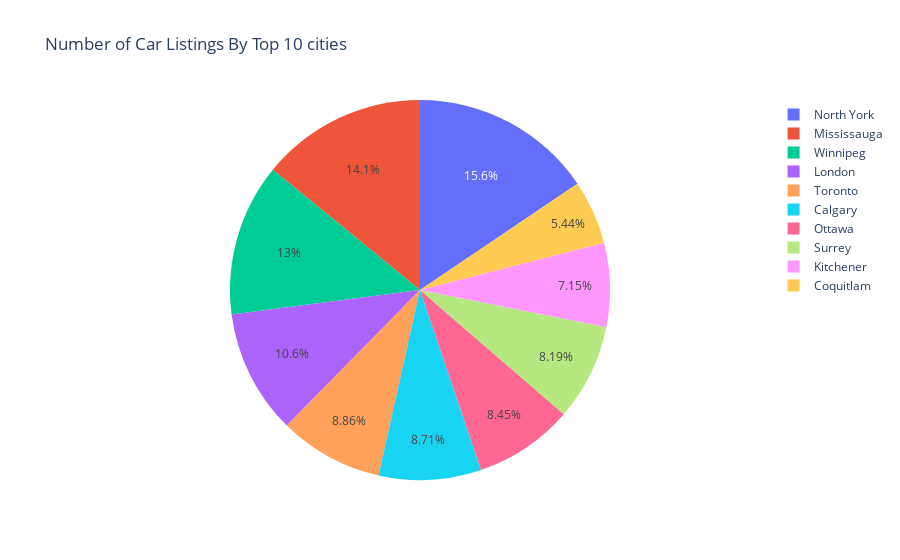

The notebook cell saved with this chart:
### Markdown cell above
#### Findings on Provincial Data
Looking at a data set of ~5000 car postings, it's no surprise that the Ontario listings make up the highest portion of listings. We can see that Ontario is a bit overrepresented per capita, as we know from official sources that Ontarians account for 35% of the population. A suprising fact is that the despite Québec being the second most populous province in the country they only account for 2% of the car listings. It could be that Québecois have their own alternatives to carpages.ca that they prefer.

### Code cell
CityCounts = table["City"].value_counts().head(10)
fig = px.pie(CityCounts,values="City",names=CityCounts.index,title="Number of Car Listings By Top 10 cities")
fig.show()

### Figure 1 — Plotly figure (JSON) as saved in the notebook; plotly's stock layout.template omitted (floating-point values rounded to 4 significant figures)
{"data": [{"domain": {"x": [0, 1], "y": [0, 1]}, "hovertemplate": "index=%{label}<br>City=%{value}<extra></extra>", "labels": ["North York", "Mississauga", "Winnipeg", "London", "Toronto", "Calgary", "Ottawa", "Surrey", "Kitchener", "Coquitlam"], "legendgroup": "", "name": "", "showlegend": true, "type": "pie", "values": [300, 272, 250, 204, 171, 168, 163, 158, 138, 105]}], "layout": {"legend": {"tracegroupgap": 0}, "title": {"text": "Number of Car Listings By Top 10 cities"}}}
